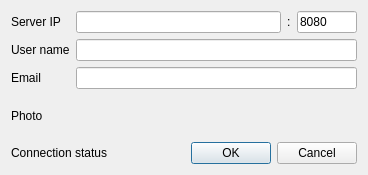
<?xml version="1.0" encoding="UTF-8"?>
<ui version="4.0">
 <class>OptionsDlg</class>
 <widget class="QDialog" name="OptionsDlg">
  <property name="geometry">
   <rect>
    <x>0</x>
    <y>0</y>
    <width>368</width>
    <height>175</height>
   </rect>
  </property>
  <property name="windowTitle">
   <string>Dialog</string>
  </property>
  <layout class="QGridLayout" name="gridLayout">
   <item row="0" column="0">
    <widget class="QLabel" name="label">
     <property name="text">
      <string>Server IP</string>
     </property>
    </widget>
   </item>
   <item row="0" column="1" colspan="2">
    <layout class="QHBoxLayout" name="horizontalLayout">
     <item>
      <widget class="QLineEdit" name="leServerIP"/>
     </item>
     <item>
      <widget class="QLabel" name="label_6">
       <property name="text">
        <string>:</string>
       </property>
      </widget>
     </item>
     <item>
      <widget class="QLineEdit" name="leServerPort">
       <property name="maximumSize">
        <size>
         <width>60</width>
         <height>16777215</height>
        </size>
       </property>
       <property name="text">
        <string>8080</string>
       </property>
      </widget>
     </item>
    </layout>
   </item>
   <item row="1" column="0">
    <widget class="QLabel" name="label_2">
     <property name="text">
      <string>User name</string>
     </property>
    </widget>
   </item>
   <item row="1" column="1" colspan="2">
    <widget class="QLineEdit" name="leUsername"/>
   </item>
   <item row="2" column="0">
    <widget class="QLabel" name="label_3">
     <property name="text">
      <string>Email</string>
     </property>
    </widget>
   </item>
   <item row="2" column="1" colspan="2">
    <widget class="QLineEdit" name="leEmail">
     <property name="text">
      <string/>
     </property>
    </widget>
   </item>
   <item row="3" column="0">
    <widget class="QLabel" name="label_4">
     <property name="text">
      <string>Photo</string>
     </property>
    </widget>
   </item>
   <item row="4" column="0" colspan="2">
    <widget class="QLabel" name="labelServerStatus">
     <property name="text">
      <string>Connection status</string>
     </property>
    </widget>
   </item>
   <item row="4" column="2">
    <widget class="QDialogButtonBox" name="buttonBox">
     <property name="orientation">
      <enum>Qt::Horizontal</enum>
     </property>
     <property name="standardButtons">
      <set>QDialogButtonBox::Cancel|QDialogButtonBox::Ok</set>
     </property>
    </widget>
   </item>
  </layout>
 </widget>
 <resources/>
 <connections>
  <connection>
   <sender>buttonBox</sender>
   <signal>accepted()</signal>
   <receiver>OptionsDlg</receiver>
   <slot>accept()</slot>
   <hints>
    <hint type="sourcelabel">
     <x>248</x>
     <y>254</y>
    </hint>
    <hint type="destinationlabel">
     <x>157</x>
     <y>274</y>
    </hint>
   </hints>
  </connection>
  <connection>
   <sender>buttonBox</sender>
   <signal>rejected()</signal>
   <receiver>OptionsDlg</receiver>
   <slot>reject()</slot>
   <hints>
    <hint type="sourcelabel">
     <x>316</x>
     <y>260</y>
    </hint>
    <hint type="destinationlabel">
     <x>286</x>
     <y>274</y>
    </hint>
   </hints>
  </connection>
 </connections>
</ui>
